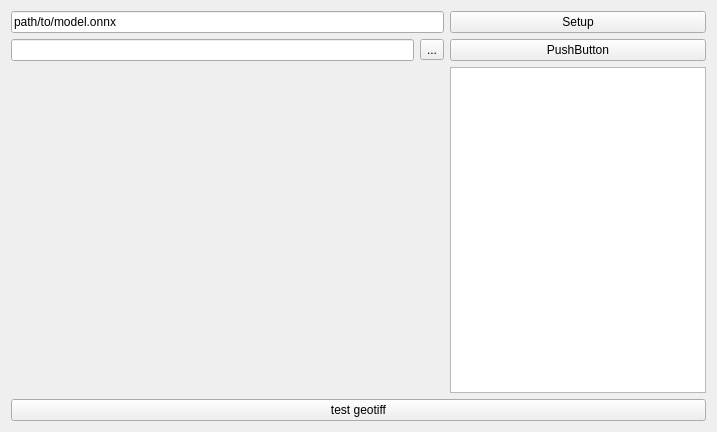
<?xml version="1.0" encoding="UTF-8"?>
<ui version="4.0">
 <class>TestDNN</class>
 <widget class="QWidget" name="TestDNN">
  <property name="geometry">
   <rect>
    <x>0</x>
    <y>0</y>
    <width>717</width>
    <height>432</height>
   </rect>
  </property>
  <property name="windowTitle">
   <string>Form</string>
  </property>
  <layout class="QVBoxLayout" name="verticalLayout">
   <item>
    <layout class="QGridLayout" name="gridLayout" columnstretch="4,0">
     <item row="2" column="1">
      <widget class="QPlainTextEdit" name="output"/>
     </item>
     <item row="0" column="0">
      <widget class="QLineEdit" name="modelPath">
       <property name="text">
        <string>path/to/model.onnx</string>
       </property>
      </widget>
     </item>
     <item row="1" column="1">
      <widget class="QPushButton" name="doPredict">
       <property name="text">
        <string>PushButton</string>
       </property>
      </widget>
     </item>
     <item row="1" column="0">
      <layout class="QHBoxLayout" name="horizontalLayout">
       <item>
        <widget class="QLineEdit" name="imagePath"/>
       </item>
       <item>
        <widget class="QToolButton" name="selectFile">
         <property name="text">
          <string>...</string>
         </property>
        </widget>
       </item>
      </layout>
     </item>
     <item row="2" column="0">
      <widget class="QLabel" name="image">
       <property name="maximumSize">
        <size>
         <width>600</width>
         <height>400</height>
        </size>
       </property>
       <property name="acceptDrops">
        <bool>true</bool>
       </property>
       <property name="text">
        <string/>
       </property>
      </widget>
     </item>
     <item row="0" column="1">
      <widget class="QPushButton" name="setupModel">
       <property name="text">
        <string>Setup</string>
       </property>
      </widget>
     </item>
    </layout>
   </item>
   <item>
    <widget class="QPushButton" name="testGeoTiff">
     <property name="text">
      <string>test geotiff</string>
     </property>
    </widget>
   </item>
  </layout>
 </widget>
 <resources/>
 <connections/>
</ui>
